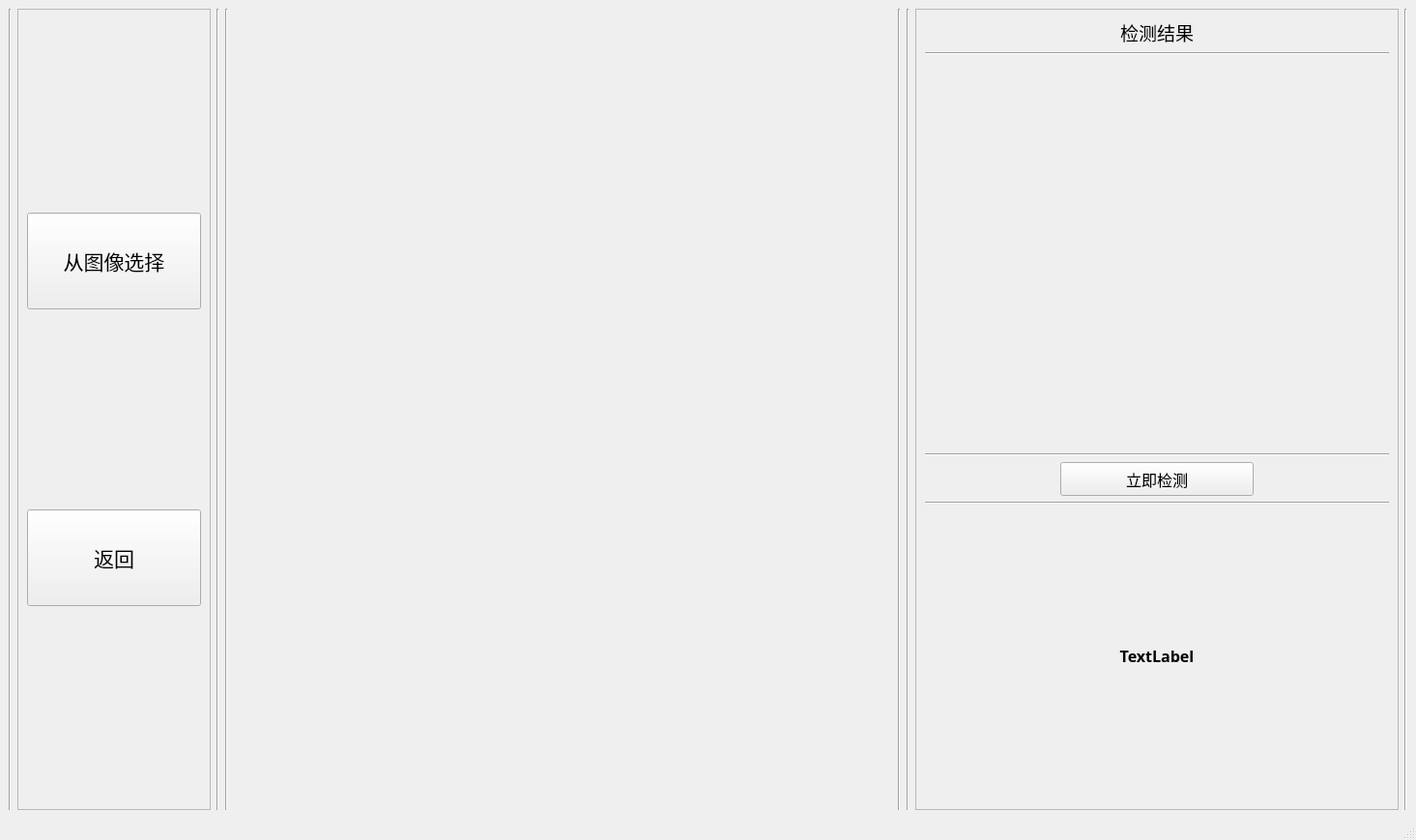
<?xml version="1.0" encoding="UTF-8"?>
<ui version="4.0">
 <class>MainWindow</class>
 <widget class="QMainWindow" name="MainWindow">
  <property name="geometry">
   <rect>
    <x>0</x>
    <y>0</y>
    <width>1465</width>
    <height>869</height>
   </rect>
  </property>
  <property name="minimumSize">
   <size>
    <width>1100</width>
    <height>0</height>
   </size>
  </property>
  <property name="maximumSize">
   <size>
    <width>1700</width>
    <height>1000</height>
   </size>
  </property>
  <property name="windowTitle">
   <string>MainWindow</string>
  </property>
  <widget class="QWidget" name="centralwidget">
   <layout class="QHBoxLayout" name="horizontalLayout_3">
    <item>
     <widget class="Line" name="line_6">
      <property name="orientation">
       <enum>Qt::Vertical</enum>
      </property>
     </widget>
    </item>
    <item>
     <widget class="QFrame" name="frame">
      <property name="enabled">
       <bool>true</bool>
      </property>
      <property name="minimumSize">
       <size>
        <width>200</width>
        <height>100</height>
       </size>
      </property>
      <property name="maximumSize">
       <size>
        <width>200</width>
        <height>16777215</height>
       </size>
      </property>
      <property name="frameShape">
       <enum>QFrame::StyledPanel</enum>
      </property>
      <property name="frameShadow">
       <enum>QFrame::Raised</enum>
      </property>
      <layout class="QVBoxLayout" name="verticalLayout">
       <item>
        <widget class="QPushButton" name="pushButton">
         <property name="minimumSize">
          <size>
           <width>0</width>
           <height>100</height>
          </size>
         </property>
         <property name="font">
          <font>
           <family>黑体</family>
           <pointsize>16</pointsize>
          </font>
         </property>
         <property name="whatsThis">
          <string>&lt;html&gt;&lt;head/&gt;&lt;body&gt;&lt;p&gt;选择一幅图像进行检测&lt;/p&gt;&lt;/body&gt;&lt;/html&gt;</string>
         </property>
         <property name="text">
          <string>从图像选择</string>
         </property>
        </widget>
       </item>
       <item>
        <widget class="QPushButton" name="pushButton_2">
         <property name="minimumSize">
          <size>
           <width>0</width>
           <height>100</height>
          </size>
         </property>
         <property name="font">
          <font>
           <family>黑体</family>
           <pointsize>16</pointsize>
          </font>
         </property>
         <property name="whatsThis">
          <string>&lt;html&gt;&lt;head/&gt;&lt;body&gt;&lt;p&gt;回到主界面&lt;/p&gt;&lt;/body&gt;&lt;/html&gt;</string>
         </property>
         <property name="text">
          <string>返回</string>
         </property>
        </widget>
       </item>
      </layout>
     </widget>
    </item>
    <item>
     <widget class="Line" name="line">
      <property name="orientation">
       <enum>Qt::Vertical</enum>
      </property>
     </widget>
    </item>
    <item>
     <widget class="Line" name="line_4">
      <property name="orientation">
       <enum>Qt::Vertical</enum>
      </property>
     </widget>
    </item>
    <item>
     <widget class="QLabel" name="pic1">
      <property name="sizePolicy">
       <sizepolicy hsizetype="Expanding" vsizetype="Expanding">
        <horstretch>0</horstretch>
        <verstretch>0</verstretch>
       </sizepolicy>
      </property>
      <property name="minimumSize">
       <size>
        <width>500</width>
        <height>500</height>
       </size>
      </property>
      <property name="maximumSize">
       <size>
        <width>1000</width>
        <height>1000</height>
       </size>
      </property>
      <property name="text">
       <string/>
      </property>
     </widget>
    </item>
    <item>
     <widget class="Line" name="line_3">
      <property name="orientation">
       <enum>Qt::Vertical</enum>
      </property>
     </widget>
    </item>
    <item>
     <widget class="Line" name="line_2">
      <property name="orientation">
       <enum>Qt::Vertical</enum>
      </property>
     </widget>
    </item>
    <item>
     <widget class="QFrame" name="frame_2">
      <property name="minimumSize">
       <size>
        <width>300</width>
        <height>400</height>
       </size>
      </property>
      <property name="maximumSize">
       <size>
        <width>500</width>
        <height>16777215</height>
       </size>
      </property>
      <property name="frameShape">
       <enum>QFrame::StyledPanel</enum>
      </property>
      <property name="frameShadow">
       <enum>QFrame::Raised</enum>
      </property>
      <layout class="QVBoxLayout" name="verticalLayout_2">
       <item alignment="Qt::AlignHCenter|Qt::AlignBottom">
        <widget class="QLabel" name="label">
         <property name="sizePolicy">
          <sizepolicy hsizetype="Maximum" vsizetype="Maximum">
           <horstretch>0</horstretch>
           <verstretch>0</verstretch>
          </sizepolicy>
         </property>
         <property name="minimumSize">
          <size>
           <width>200</width>
           <height>20</height>
          </size>
         </property>
         <property name="maximumSize">
          <size>
           <width>500</width>
           <height>100</height>
          </size>
         </property>
         <property name="font">
          <font>
           <family>黑体</family>
           <pointsize>14</pointsize>
           <weight>50</weight>
           <italic>false</italic>
           <bold>false</bold>
           <kerning>true</kerning>
          </font>
         </property>
         <property name="layoutDirection">
          <enum>Qt::LeftToRight</enum>
         </property>
         <property name="styleSheet">
          <string notr="true">font: 14pt &quot;黑体&quot;;</string>
         </property>
         <property name="text">
          <string>检测结果</string>
         </property>
         <property name="alignment">
          <set>Qt::AlignCenter</set>
         </property>
        </widget>
       </item>
       <item>
        <widget class="Line" name="line_9">
         <property name="orientation">
          <enum>Qt::Horizontal</enum>
         </property>
        </widget>
       </item>
       <item>
        <widget class="QLabel" name="pic2">
         <property name="sizePolicy">
          <sizepolicy hsizetype="Expanding" vsizetype="Expanding">
           <horstretch>0</horstretch>
           <verstretch>0</verstretch>
          </sizepolicy>
         </property>
         <property name="minimumSize">
          <size>
           <width>300</width>
           <height>290</height>
          </size>
         </property>
         <property name="maximumSize">
          <size>
           <width>500</width>
           <height>500</height>
          </size>
         </property>
         <property name="text">
          <string/>
         </property>
        </widget>
       </item>
       <item>
        <widget class="Line" name="line_8">
         <property name="orientation">
          <enum>Qt::Horizontal</enum>
         </property>
        </widget>
       </item>
       <item alignment="Qt::AlignHCenter|Qt::AlignTop">
        <widget class="QPushButton" name="pushButton_3">
         <property name="sizePolicy">
          <sizepolicy hsizetype="Expanding" vsizetype="Expanding">
           <horstretch>0</horstretch>
           <verstretch>0</verstretch>
          </sizepolicy>
         </property>
         <property name="minimumSize">
          <size>
           <width>200</width>
           <height>35</height>
          </size>
         </property>
         <property name="maximumSize">
          <size>
           <width>200</width>
           <height>16777215</height>
          </size>
         </property>
         <property name="font">
          <font>
           <family>黑体</family>
           <pointsize>12</pointsize>
          </font>
         </property>
         <property name="text">
          <string>立即检测</string>
         </property>
        </widget>
       </item>
       <item>
        <widget class="Line" name="line_7">
         <property name="orientation">
          <enum>Qt::Horizontal</enum>
         </property>
        </widget>
       </item>
       <item>
        <widget class="QLabel" name="label_2">
         <property name="sizePolicy">
          <sizepolicy hsizetype="Expanding" vsizetype="Expanding">
           <horstretch>0</horstretch>
           <verstretch>0</verstretch>
          </sizepolicy>
         </property>
         <property name="minimumSize">
          <size>
           <width>300</width>
           <height>100</height>
          </size>
         </property>
         <property name="maximumSize">
          <size>
           <width>500</width>
           <height>300</height>
          </size>
         </property>
         <property name="font">
          <font>
           <family>等线 Light</family>
           <pointsize>12</pointsize>
           <weight>75</weight>
           <bold>true</bold>
          </font>
         </property>
         <property name="text">
          <string>TextLabel</string>
         </property>
         <property name="alignment">
          <set>Qt::AlignCenter</set>
         </property>
        </widget>
       </item>
      </layout>
     </widget>
    </item>
    <item>
     <widget class="Line" name="line_5">
      <property name="orientation">
       <enum>Qt::Vertical</enum>
      </property>
     </widget>
    </item>
   </layout>
  </widget>
  <widget class="QStatusBar" name="statusbar"/>
 </widget>
 <resources/>
 <connections>
  <connection>
   <sender>pushButton</sender>
   <signal>clicked()</signal>
   <receiver>MainWindow</receiver>
   <slot>getFromPicture()</slot>
   <hints>
    <hint type="sourcelabel">
     <x>155</x>
     <y>319</y>
    </hint>
    <hint type="destinationlabel">
     <x>106</x>
     <y>97</y>
    </hint>
   </hints>
  </connection>
  <connection>
   <sender>pushButton_2</sender>
   <signal>clicked()</signal>
   <receiver>MainWindow</receiver>
   <slot>getFromCamera()</slot>
   <hints>
    <hint type="sourcelabel">
     <x>99</x>
     <y>534</y>
    </hint>
    <hint type="destinationlabel">
     <x>106</x>
     <y>196</y>
    </hint>
   </hints>
  </connection>
  <connection>
   <sender>pushButton_3</sender>
   <signal>clicked()</signal>
   <receiver>MainWindow</receiver>
   <slot>detect()</slot>
   <hints>
    <hint type="sourcelabel">
     <x>1296</x>
     <y>512</y>
    </hint>
    <hint type="destinationlabel">
     <x>1000</x>
     <y>799</y>
    </hint>
   </hints>
  </connection>
 </connections>
 <slots>
  <slot>getFromPicture()</slot>
  <slot>getFromCamera()</slot>
  <slot>detect()</slot>
 </slots>
</ui>
